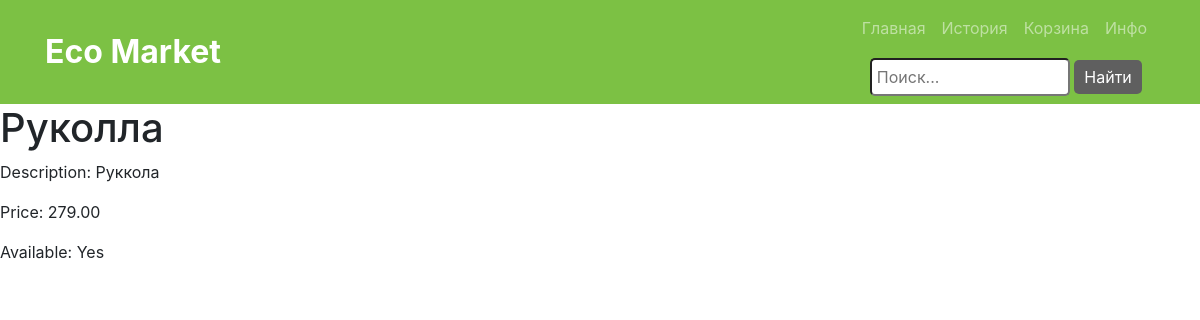
Page /product/3/ on the committed database.
### myapp/models.py (models this page shows, shortened)
class Product(models.Model):
    category = models.ForeignKey(Category, on_delete=models.CASCADE)
    name = models.CharField(max_length=100)
    description = models.TextField()
    price = models.DecimalField(max_digits=10, decimal_places=2)
    available = models.BooleanField(default=True)
    quantity_available = models.IntegerField()
    image = models.ImageField(upload_to='images/')

### myapp/views.py (the view)
# urls.py: path('product/<int:product_id>/', views.product_detail, name='product_detail'),
def product_detail(request, product_id):
    product = Product.objects.get(id=product_id)
    return render(request, 'product_detail.html', {'product': product})

### templates/product_detail.html (shortened to what this page needs)
{% extends 'base.html' %}
{% block content %}
    <h1>{{ product.name }}</h1>
    <p>Description: {{ product.description }}</p>
    <p>Price: {{ product.price }}</p>
    <p>Available: {% if product.available %}Yes{% else %}No{% endif %}</p>
{% endblock %}

### rows in the picture
Product: name "Руколла", description "Руккола", price "279.00"
